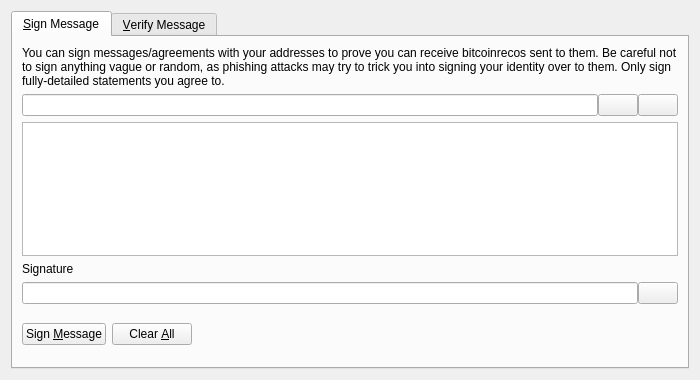
<?xml version="1.0" encoding="UTF-8"?>
<ui version="4.0">
 <class>SignVerifyMessageDialog</class>
 <widget class="QDialog" name="SignVerifyMessageDialog">
  <property name="geometry">
   <rect>
    <x>0</x>
    <y>0</y>
    <width>700</width>
    <height>380</height>
   </rect>
  </property>
  <property name="windowTitle">
   <string>Signatures - Sign / Verify a Message</string>
  </property>
  <property name="modal">
   <bool>true</bool>
  </property>
  <layout class="QVBoxLayout" name="verticalLayout">
   <item>
    <widget class="QTabWidget" name="tabWidget">
     <property name="currentIndex">
      <number>0</number>
     </property>
     <widget class="QWidget" name="tabSignMessage">
      <attribute name="title">
       <string>&amp;Sign Message</string>
      </attribute>
      <layout class="QVBoxLayout" name="verticalLayout_SM">
       <item>
        <widget class="QLabel" name="infoLabel_SM">
         <property name="text">
          <string>You can sign messages/agreements with your addresses to prove you can receive bitcoinrecos sent to them. Be careful not to sign anything vague or random, as phishing attacks may try to trick you into signing your identity over to them. Only sign fully-detailed statements you agree to.</string>
         </property>
         <property name="textFormat">
          <enum>Qt::PlainText</enum>
         </property>
         <property name="wordWrap">
          <bool>true</bool>
         </property>
        </widget>
       </item>
       <item>
        <layout class="QHBoxLayout" name="horizontalLayout_1_SM">
         <property name="spacing">
          <number>0</number>
         </property>
         <item>
          <widget class="QValidatedLineEdit" name="addressIn_SM">
           <property name="toolTip">
            <string>The Bitcoinreco address to sign the message with</string>
           </property>
          </widget>
         </item>
         <item>
          <widget class="QPushButton" name="addressBookButton_SM">
           <property name="toolTip">
            <string>Choose previously used address</string>
           </property>
           <property name="text">
            <string/>
           </property>
           <property name="icon">
            <iconset resource="../bitcoinreco.qrc">
             <normaloff>:/icons/address-book</normaloff>:/icons/address-book</iconset>
           </property>
           <property name="shortcut">
            <string>Alt+A</string>
           </property>
           <property name="autoDefault">
            <bool>false</bool>
           </property>
          </widget>
         </item>
         <item>
          <widget class="QPushButton" name="pasteButton_SM">
           <property name="toolTip">
            <string>Paste address from clipboard</string>
           </property>
           <property name="text">
            <string/>
           </property>
           <property name="icon">
            <iconset resource="../bitcoinreco.qrc">
             <normaloff>:/icons/editpaste</normaloff>:/icons/editpaste</iconset>
           </property>
           <property name="shortcut">
            <string>Alt+P</string>
           </property>
           <property name="autoDefault">
            <bool>false</bool>
           </property>
          </widget>
         </item>
        </layout>
       </item>
       <item>
        <widget class="QPlainTextEdit" name="messageIn_SM">
         <property name="toolTip">
          <string>Enter the message you want to sign here</string>
         </property>
        </widget>
       </item>
       <item>
        <widget class="QLabel" name="signatureLabel_SM">
         <property name="text">
          <string>Signature</string>
         </property>
         <property name="textFormat">
          <enum>Qt::PlainText</enum>
         </property>
        </widget>
       </item>
       <item>
        <layout class="QHBoxLayout" name="horizontalLayout_2_SM">
         <property name="spacing">
          <number>0</number>
         </property>
         <item>
          <widget class="QLineEdit" name="signatureOut_SM">
           <property name="font">
            <font>
             <italic>true</italic>
            </font>
           </property>
           <property name="readOnly">
            <bool>true</bool>
           </property>
          </widget>
         </item>
         <item>
          <widget class="QPushButton" name="copySignatureButton_SM">
           <property name="toolTip">
            <string>Copy the current signature to the system clipboard</string>
           </property>
           <property name="text">
            <string/>
           </property>
           <property name="icon">
            <iconset resource="../bitcoinreco.qrc">
             <normaloff>:/icons/editcopy</normaloff>:/icons/editcopy</iconset>
           </property>
           <property name="autoDefault">
            <bool>false</bool>
           </property>
          </widget>
         </item>
        </layout>
       </item>
       <item>
        <layout class="QHBoxLayout" name="horizontalLayout_3_SM">
         <item>
          <widget class="QPushButton" name="signMessageButton_SM">
           <property name="toolTip">
            <string>Sign the message to prove you own this Bitcoinreco address</string>
           </property>
           <property name="text">
            <string>Sign &amp;Message</string>
           </property>
           <property name="icon">
            <iconset resource="../bitcoinreco.qrc">
             <normaloff>:/icons/edit</normaloff>:/icons/edit</iconset>
           </property>
           <property name="autoDefault">
            <bool>false</bool>
           </property>
          </widget>
         </item>
         <item>
          <widget class="QPushButton" name="clearButton_SM">
           <property name="toolTip">
            <string>Reset all sign message fields</string>
           </property>
           <property name="text">
            <string>Clear &amp;All</string>
           </property>
           <property name="icon">
            <iconset resource="../bitcoinreco.qrc">
             <normaloff>:/icons/remove</normaloff>:/icons/remove</iconset>
           </property>
           <property name="autoDefault">
            <bool>false</bool>
           </property>
          </widget>
         </item>
         <item>
          <spacer name="horizontalSpacer_1_SM">
           <property name="orientation">
            <enum>Qt::Horizontal</enum>
           </property>
           <property name="sizeHint" stdset="0">
            <size>
             <width>40</width>
             <height>48</height>
            </size>
           </property>
          </spacer>
         </item>
         <item>
          <widget class="QLabel" name="statusLabel_SM">
           <property name="font">
            <font>
             <weight>75</weight>
             <bold>true</bold>
            </font>
           </property>
           <property name="text">
            <string/>
           </property>
           <property name="wordWrap">
            <bool>true</bool>
           </property>
          </widget>
         </item>
         <item>
          <spacer name="horizontalSpacer_2_SM">
           <property name="orientation">
            <enum>Qt::Horizontal</enum>
           </property>
           <property name="sizeHint" stdset="0">
            <size>
             <width>40</width>
             <height>48</height>
            </size>
           </property>
          </spacer>
         </item>
        </layout>
       </item>
      </layout>
     </widget>
     <widget class="QWidget" name="tabVerifyMessage">
      <attribute name="title">
       <string>&amp;Verify Message</string>
      </attribute>
      <layout class="QVBoxLayout" name="verticalLayout_VM">
       <item>
        <widget class="QLabel" name="infoLabel_VM">
         <property name="text">
          <string>Enter the receiver's address, message (ensure you copy line breaks, spaces, tabs, etc. exactly) and signature below to verify the message. Be careful not to read more into the signature than what is in the signed message itself, to avoid being tricked by a man-in-the-middle attack. Note that this only proves the signing party receives with the address, it cannot prove sendership of any transaction!</string>
         </property>
         <property name="textFormat">
          <enum>Qt::PlainText</enum>
         </property>
         <property name="alignment">
          <set>Qt::AlignLeading|Qt::AlignLeft|Qt::AlignTop</set>
         </property>
         <property name="wordWrap">
          <bool>true</bool>
         </property>
        </widget>
       </item>
       <item>
        <layout class="QHBoxLayout" name="horizontalLayout_1_VM">
         <property name="spacing">
          <number>0</number>
         </property>
         <item>
          <widget class="QValidatedLineEdit" name="addressIn_VM">
           <property name="toolTip">
            <string>The Bitcoinreco address the message was signed with</string>
           </property>
          </widget>
         </item>
         <item>
          <widget class="QPushButton" name="addressBookButton_VM">
           <property name="toolTip">
            <string>Choose previously used address</string>
           </property>
           <property name="text">
            <string/>
           </property>
           <property name="icon">
            <iconset resource="../bitcoinreco.qrc">
             <normaloff>:/icons/address-book</normaloff>:/icons/address-book</iconset>
           </property>
           <property name="shortcut">
            <string>Alt+A</string>
           </property>
           <property name="autoDefault">
            <bool>false</bool>
           </property>
          </widget>
         </item>
        </layout>
       </item>
       <item>
        <widget class="QPlainTextEdit" name="messageIn_VM"/>
       </item>
       <item>
        <widget class="QValidatedLineEdit" name="signatureIn_VM"/>
       </item>
       <item>
        <layout class="QHBoxLayout" name="horizontalLayout_2_VM">
         <item>
          <widget class="QPushButton" name="verifyMessageButton_VM">
           <property name="toolTip">
            <string>Verify the message to ensure it was signed with the specified Bitcoinreco address</string>
           </property>
           <property name="text">
            <string>Verify &amp;Message</string>
           </property>
           <property name="icon">
            <iconset resource="../bitcoinreco.qrc">
             <normaloff>:/icons/transaction_0</normaloff>:/icons/transaction_0</iconset>
           </property>
           <property name="autoDefault">
            <bool>false</bool>
           </property>
          </widget>
         </item>
         <item>
          <widget class="QPushButton" name="clearButton_VM">
           <property name="toolTip">
            <string>Reset all verify message fields</string>
           </property>
           <property name="text">
            <string>Clear &amp;All</string>
           </property>
           <property name="icon">
            <iconset resource="../bitcoinreco.qrc">
             <normaloff>:/icons/remove</normaloff>:/icons/remove</iconset>
           </property>
           <property name="autoDefault">
            <bool>false</bool>
           </property>
          </widget>
         </item>
         <item>
          <spacer name="horizontalSpacer_1_VM">
           <property name="orientation">
            <enum>Qt::Horizontal</enum>
           </property>
           <property name="sizeHint" stdset="0">
            <size>
             <width>40</width>
             <height>48</height>
            </size>
           </property>
          </spacer>
         </item>
         <item>
          <widget class="QLabel" name="statusLabel_VM">
           <property name="font">
            <font>
             <weight>75</weight>
             <bold>true</bold>
            </font>
           </property>
           <property name="text">
            <string/>
           </property>
           <property name="wordWrap">
            <bool>true</bool>
           </property>
          </widget>
         </item>
         <item>
          <spacer name="horizontalSpacer_2_VM">
           <property name="orientation">
            <enum>Qt::Horizontal</enum>
           </property>
           <property name="sizeHint" stdset="0">
            <size>
             <width>40</width>
             <height>48</height>
            </size>
           </property>
          </spacer>
         </item>
        </layout>
       </item>
      </layout>
     </widget>
    </widget>
   </item>
  </layout>
 </widget>
 <customwidgets>
  <customwidget>
   <class>QValidatedLineEdit</class>
   <extends>QLineEdit</extends>
   <header>qt/qvalidatedlineedit.h</header>
  </customwidget>
 </customwidgets>
 <resources>
  <include location="../bitcoinreco.qrc"/>
 </resources>
 <connections/>
</ui>
